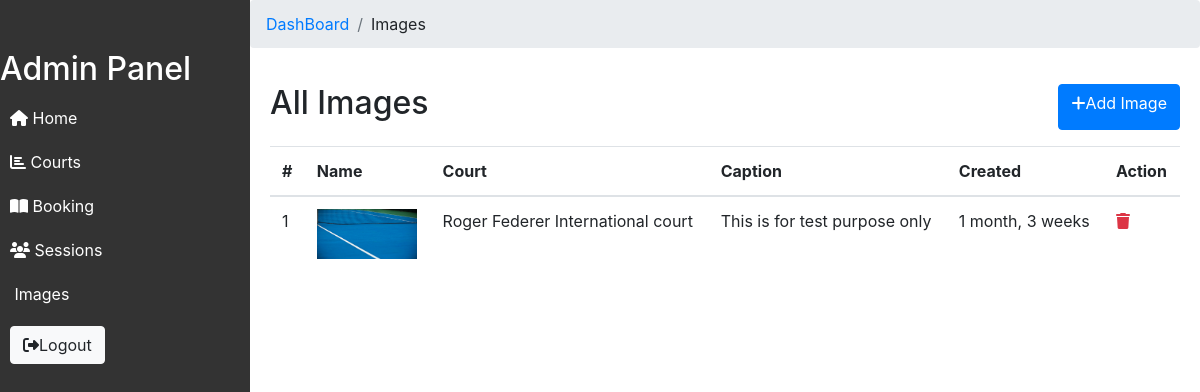
The page /dashboard/images (signed in) on the database as committed earlier.
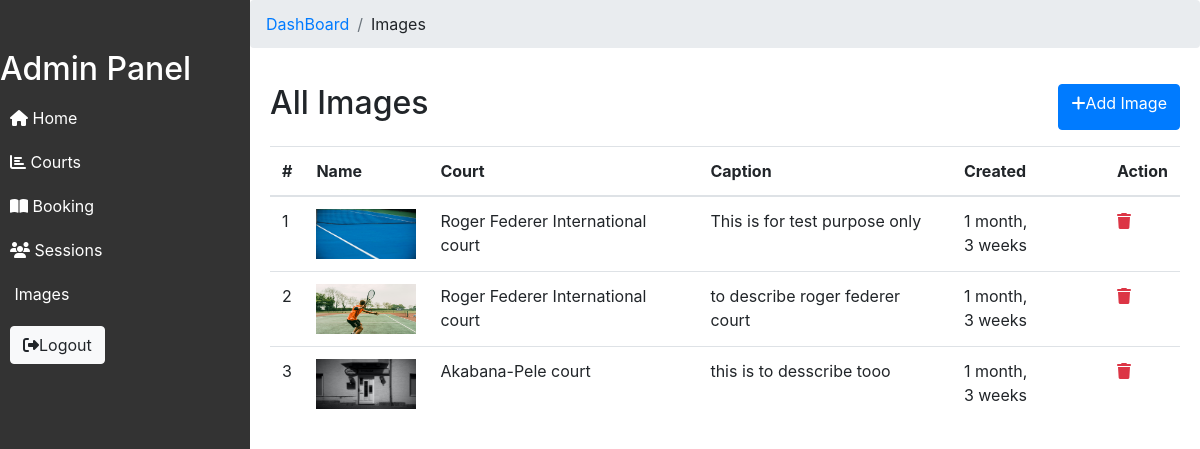
The same page on the database as committed later.
### App/models.py (models this page shows)
class Image(models.Model):
    name = models.ImageField(upload_to='img/upload', validators=[validate_image_file_extension])
    court_id = models.ForeignKey(Court, on_delete=models.CASCADE)
    caption = models.TextField()
    created_at = models.DateTimeField(auto_now_add=True)

class Court(models.Model):
    name = models.CharField(max_length=50, unique=True)
    court_type = models.CharField(max_length=20, choices=COURT_TYPES)
    court_location = models.CharField(max_length=20, choices=COURT_LOCATION)
    has_lighting = models.BooleanField(default=False)
    is_available = models.BooleanField(default=True)
    pre_image = models.ImageField(upload_to='static/img/upload', null=False)
    description = models.TextField(null=True);
    created_at = models.DateTimeField(auto_now_add=True)
    updated_at = models.DateTimeField(auto_now=True)
    class Meta:
        ordering = ['-created_at']
    def __str__(self):
        return self.name

### App/views.py (the view)
# urls.py: path('dashboard/images', views.images, name="admin-images"),
@login_required
def images(request):
   images = Image.objects.all()
   if request.method == 'POST':
      form = AddImageForm(request.POST, request.FILES)
      if form.is_valid():
         image = form.save(commit=False)
         now = datetime.now().strftime("%Y-%m-%d_%H-%M-%S")
         image.save()
         messages.success(request, "Image Added Successfuly")
   else:
      form = AddImageForm()
   context = {'images': images, 'form': form}
   return render(request, 'admin/admin-images.html', context)

### App/templates/App/admin/admin-images.html (shortened to what this page needs)
{% include 'includes/admin-header.html' %}
{% include 'includes/admin-nav.html' %}
<div class="content" style="padding: 0px;">
    <nav aria-label="breadcrumb">
        <ol class="breadcrumb">
            <li class="breadcrumb-item"><a href="{% url 'dashboard' %}">DashBoard</a></li>
            <li class="breadcrumb-item">Images</li>
        </ol>
    </nav>
    <div style="padding: 20px;">
        <div class="d-flex justify-content-between mb-3">
            <h2>All Images</h2>
            <a href="" class="btn btn-primary" data-toggle="modal" data-target="#exampleModal"><i class="fas fa-plus"></i>Add Image</a>
        </div>
        <table class="table table-hover" id="myTable">
            <thead>
                <tr>
                    <th>#</th>
                    <th>Name</th>
                    <th>Court</th>
                    <th>Caption</th>
                    <th>Created</th>
                    <th>Action</th>
                </tr>
            </thead>
            <tbody>
                {% for image in images %}
                <tr>
                    <td>{{image.id}}</td>
                    <td><img src="../{{image.name}}" width="100" height="50" alt=""></td>
                    <td>{{image.court_id}}</td>
                    <td>{{image.caption}}</td>
                    <td>{{image.created_at | timesince}}</td>
                    <td><a href="{% url 'delete-image' image.id %}"><i class="fas fa-trash text-danger"></i></a></td>
                </tr>
                {% endfor%}
            </tbody>
        </table>
    </div>
</div>
{% include 'includes/admin-footer.html' %}

### App/templates/App/includes/admin-header.html (shortened to what this page needs)
<!DOCTYPE html>
<html lang="en">
<head>
    <link rel="stylesheet" href="https://stackpath.bootstrapcdn.com/bootstrap/4.5.2/css/bootstrap.min.css">
    <link rel="stylesheet" href="https://cdnjs.cloudflare.com/ajax/libs/font-awesome/5.15.1/css/all.min.css">
    <link href="//maxcdn.bootstrapcdn.com/bootstrap/4.1.1/css/bootstrap.min.css" rel="stylesheet" id="bootstrap-css">
    <link rel="stylesheet" href="https://cdnjs.cloudflare.com/ajax/libs/font-awesome/4.7.0/css/font-awesome.css" />
    <link rel="stylesheet" href="https://cdn.datatables.net/1.13.4/css/dataTables.bootstrap5.min.css" />
</head>
<body>

### App/templates/App/includes/admin-nav.html (shortened to what this page needs)
<div class="sidebar">
    <h2>Admin Panel</h2>
    <a href="{% url 'dashboard'%}"><i class="fas fa-home"></i> Home</a>
    <a href="{% url 'admin-courts'%}"><i class="fas fa-chart-bar"></i> Courts</a>
    <a href="{% url 'admin-bookings'%}"><i class="fas fa-book-open"></i> Booking</a>
    <a href="{% url 'admin-sessions'%}"><i class="fas fa-users"></i> Sessions</a>
    <a href="{% url 'admin-images'%}"> Images</a>
    <a href="#"> <form method="post" action="{% url 'logout' %}">
        <button type="submit" class="btn btn-light"><i class="fas fa-sign-out-alt"></i>Logout</button>
    </form></a>
</div>

### App/templates/App/includes/admin-footer.html (shortened to what this page needs)
</body>
</html>

### App/templates/App/includes/admin-header.html (style rules this page uses)
.sidebar { position: fixed; top: 0; left: 0; height: 100%; width: 250px; background-color: #333; color: #fff; padding-top: 50px; }
.sidebar a { padding: 10px; text-decoration: none; color: #fff; display: block; }
.content { margin-left: 250px; padding: 20px; }

Rows that differ between the two databases and show on the page:
added Image: id "2", name (picture), court_id "Roger Federer International court", caption "to describe roger federer court", created_at "1 month, 3 weeks"
added Image: id "3", name (picture), court_id "Akabana-Pele court", caption "this is to desscribe tooo", created_at "1 month, 3 weeks"
